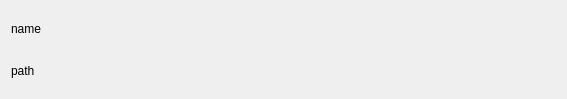
<?xml version="1.0" encoding="UTF-8"?>
<ui version="4.0">
 <class>HistoryItemForm</class>
 <widget class="QWidget" name="HistoryItemForm">
  <property name="geometry">
   <rect>
    <x>0</x>
    <y>0</y>
    <width>567</width>
    <height>99</height>
   </rect>
  </property>
  <property name="windowTitle">
   <string>Form</string>
  </property>
  <layout class="QGridLayout" name="gridLayout" rowstretch="0,0" columnstretch="6">
   <item row="0" column="0">
    <widget class="QLabel" name="nameLabel">
     <property name="text">
      <string>name</string>
     </property>
    </widget>
   </item>
   <item row="1" column="0">
    <widget class="QLabel" name="pathLabel">
     <property name="text">
      <string>path</string>
     </property>
    </widget>
   </item>
  </layout>
 </widget>
 <resources/>
 <connections/>
</ui>
